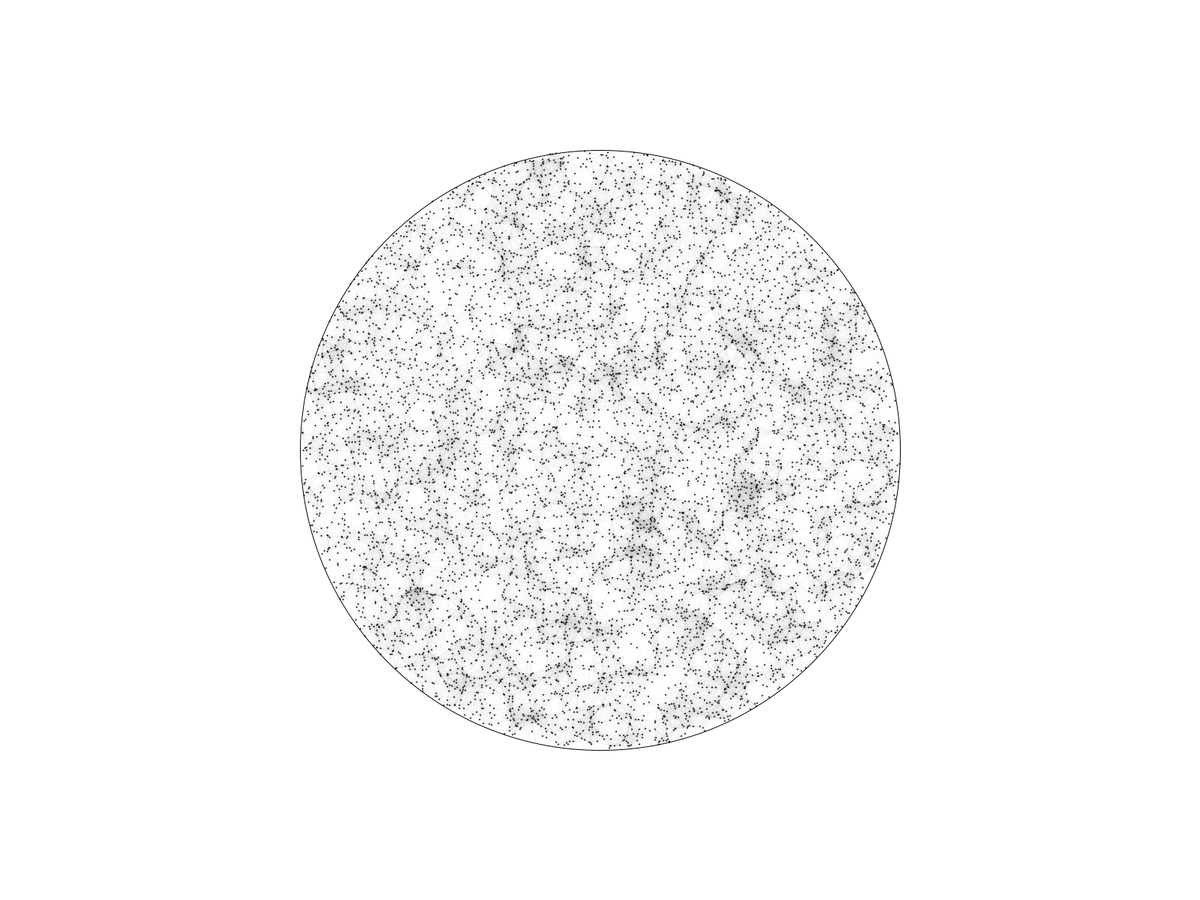
Frame 1 (no input)
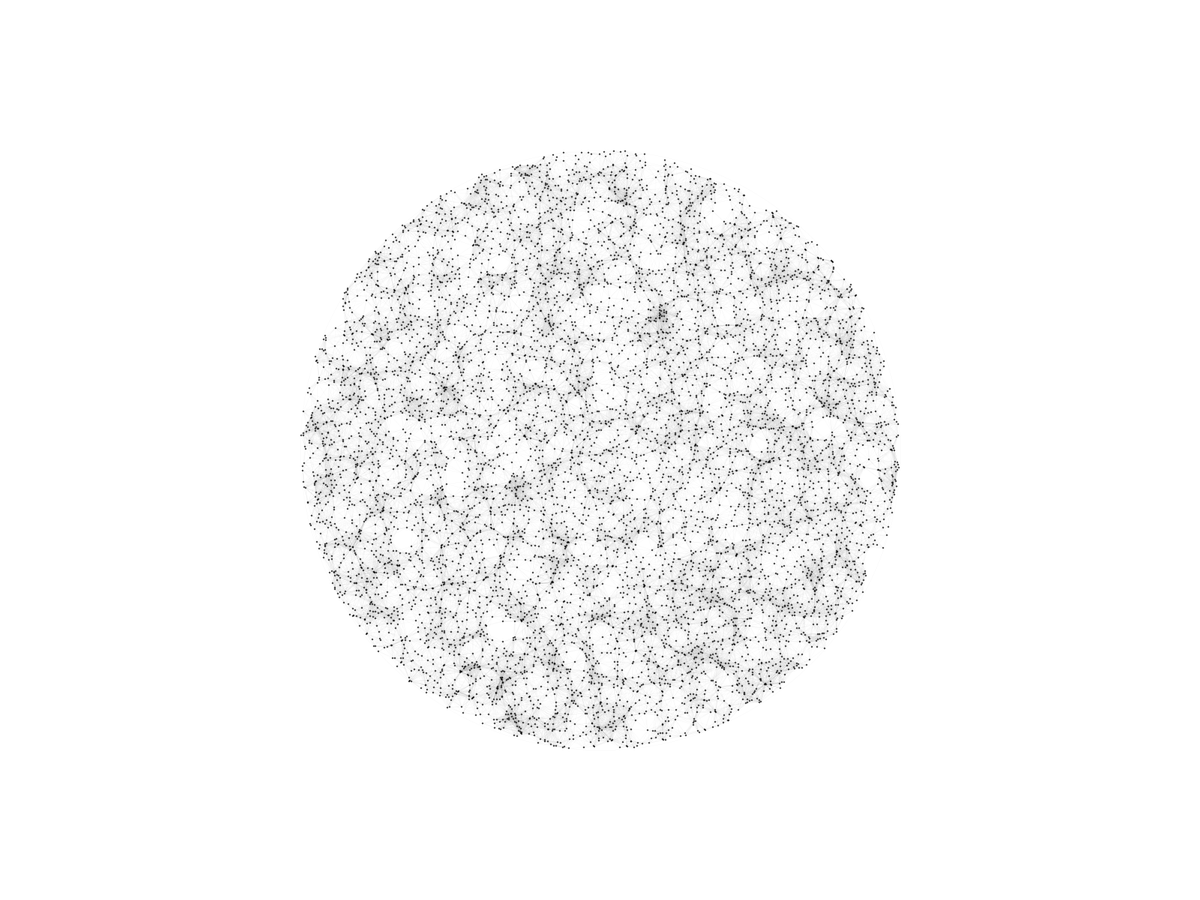
Frame 2 (the mouse pressed at the canvas centre, redrawn once)

The Processing sketch that drew these frames (run headless with seeded random() and noise(); the mouse was pressed at the canvas centre and the sketch redrawn once):

// Processing sketch: genPointsSweepCellCircle
// ── genPointsSweepCellCircle.pde
import java.util.Comparator;
import java.util.Collections;
//canvas beginning point x,y
int rectX = 0;
int rectY = 0;
//canvas width [square(width)>dense], for 128000, minWidth is 358
int rectW = 800;
int dense = 8000;
int avgD = 32;
float r = sqrt(avgD*sq(rectW/2)/dense);

class Vertex{
  float x;
  float y;
  ArrayList<Vertex> edges;
  
  public Vertex(){
    this.x = 0;
    this.y = 0;
    this.edges = new ArrayList<Vertex>();
  }
}

class VertexCmp implements Comparator<Vertex>{
    @Override
    public int compare(Vertex v1, Vertex v2) {
        if(v1.x > v2.x){
            return 1;
        }else if(v1.x==v2.x){
          if(v1.y>=v2.y){
            return 1;
          }else{
            return -1;
          }
        }else {
            return -1;
        }
    }
}

void setup(){
  fullScreen();
  smooth();
  noLoop();
}

void draw(){
  ArrayList<Vertex> vertexs = new ArrayList<Vertex>();
  setCanvas();
  genPoints(vertexs);//testPoints(vertexs);
  conPointsBound(vertexs);//testSort(vertexs);
  testRGG(vertexs);
}

void setCanvas(){
  background(255);
  rectX = (displayWidth)/2;
  rectY = (displayHeight)/2;
  ellipse(rectX,rectY,rectW,rectW);
}

void genPoints(ArrayList<Vertex> vertexs){
  stroke(0);
  strokeWeight(2);
  for(int i=0;i<dense;i++){
    Vertex vertex = new Vertex();
    float gR=random(1);
    float th=random(360);
    float x = rectW/2*sqrt(gR)*sin(th);
    float y = rectW/2*sqrt(gR)*cos(th);
    point(rectX+x,rectY+y);
    vertex.x = x;
    vertex.y = y;
    vertexs.add(vertex);
  }
}

void conPointsBound(ArrayList<Vertex> vertexs){
  Collections.sort(vertexs, new VertexCmp());
  stroke(0,30);
  strokeWeight(0.1);
  for(Vertex vertex : vertexs){
    int i = vertexs.indexOf(vertex);
    while(i<vertexs.size()&&abs(vertex.x-vertexs.get(i).x)<=r){
      if(abs(vertex.y-vertexs.get(i).y)>r){
        i++;
      }else{
        if(sqrt(sq(abs(vertex.x-vertexs.get(i).x))+sq(abs(vertex.y-vertexs.get(i).y)))<=r){
            line(rectX+vertex.x,rectY+vertex.y,rectX+vertexs.get(i).x,rectY+vertexs.get(i).y);
            vertex.edges.add(vertexs.get(i));
            vertexs.get(i).edges.add(vertex);
        }
        i++;
      }
    }
  }
}

void testPoints(ArrayList<Vertex> vertexs){
  int num = 0;
  for(Vertex vertex : vertexs){
    num++;
  }
  println("Num is:"+num);
}

void testSort(ArrayList<Vertex> vertexs){
  for(Vertex vertex : vertexs){
    println(vertex.x+" "+vertex.y);
  }
}

void testRGG(ArrayList<Vertex> vertexs){
  println("Exiting at " + millis()/1000.0 + " seconds");
  int min=100000;
  int max=0;
  int sum=0;
  int[] dgrNum = new int[500];
  for(Vertex vertex : vertexs){
    int dgr = vertex.edges.size();
    if(dgr>max)max=dgr;
    if(dgr<min)min=dgr;
    sum+=dgr;
    dgrNum[dgr]++;
  }
  //for(int i = 0; i<500;i++)if(dgrNum[i]!=0)println(i+"\t"+dgrNum[i]);
  println("avg:"+sum/dense);
  println("M:"+sum);
  println("min:"+min);
  println("max:"+max);
}
